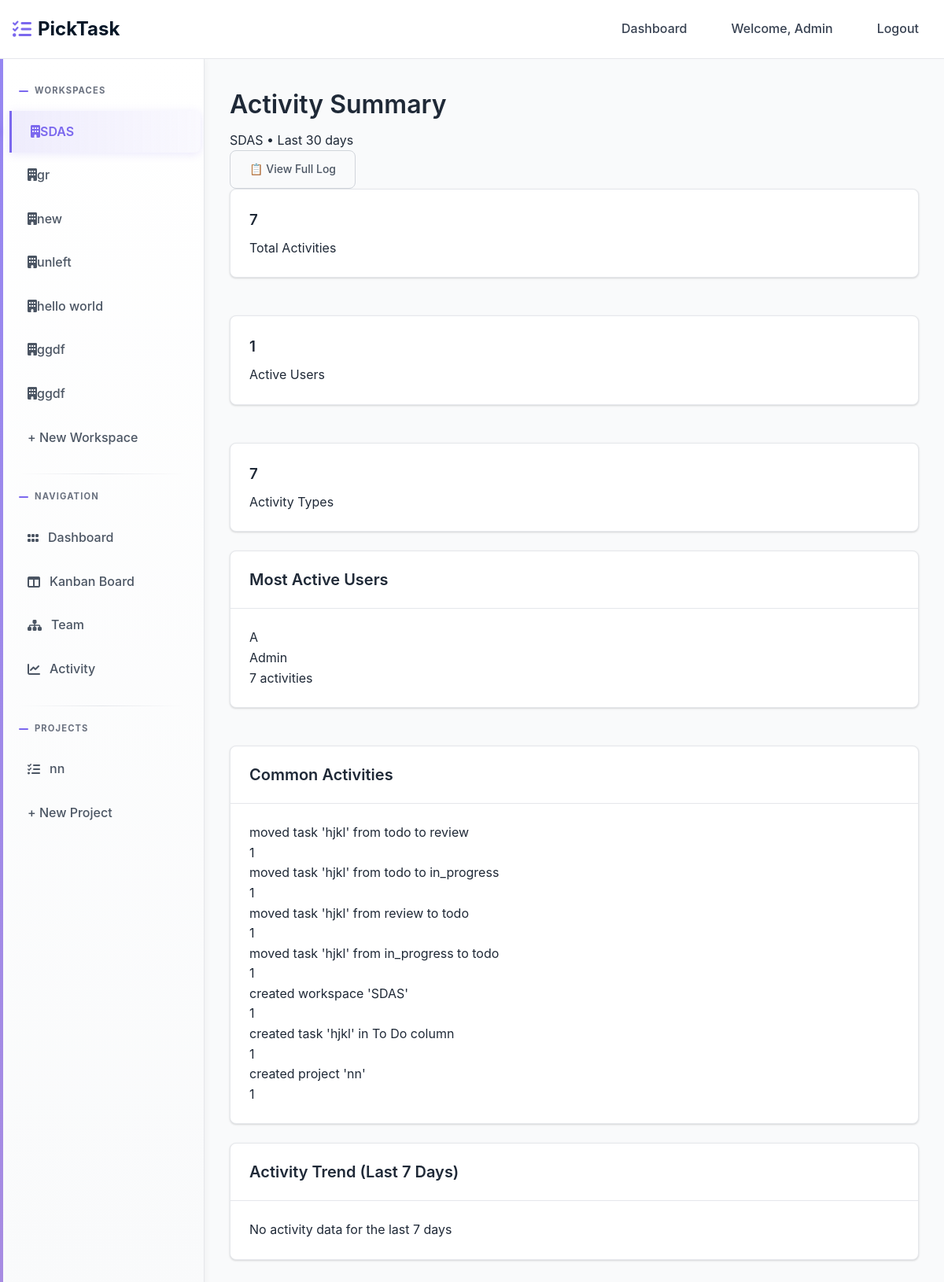
/activity/7/summary/ (signed in), run on the app's committed database.
### home/models.py (models this page shows)
class User(AbstractUser):
    full_name = models.CharField(max_length=255, blank=True, null=True)
    created_at = models.DateTimeField(auto_now_add=True)

### workspace/models.py (models this page shows, shortened)
class Membership(models.Model):
    ROLE_CHOICES = [
        ('admin', 'Admin'),
        ('member', 'Member'),
    ]
    user = models.ForeignKey(settings.AUTH_USER_MODEL, on_delete=models.CASCADE, related_name='memberships')
    workspace = models.ForeignKey(Workspace, on_delete=models.CASCADE, related_name='memberships')
    role = models.CharField(max_length=20, choices=ROLE_CHOICES, default='member')
    joined_at = models.DateTimeField(auto_now_add=True)
    class Meta:
        unique_together = ['user', 'workspace']
        ordering = ['-joined_at']

class Workspace(models.Model):
    name = models.CharField(max_length=255)
    created_by = models.ForeignKey(settings.AUTH_USER_MODEL, on_delete=models.CASCADE, related_name='workspaces_created')
    created_at = models.DateTimeField(auto_now_add=True)
    class Meta:
        ordering = ['-created_at']

class Project(models.Model):
    name = models.CharField(max_length=255)
    description = models.TextField(blank=True, null=True)
    workspace = models.ForeignKey(Workspace, on_delete=models.CASCADE, related_name='projects')
    created_by = models.ForeignKey(settings.AUTH_USER_MODEL, on_delete=models.CASCADE, related_name='projects_created')
    created_at = models.DateTimeField(auto_now_add=True)
    color = models.CharField(max_length=7, default='#3B82F6')  # Hex color
    class Meta:
        ordering = ['-created_at']

class ActivityLog(models.Model):
    workspace = models.ForeignKey(Workspace, on_delete=models.CASCADE, related_name='activities')
    user = models.ForeignKey(settings.AUTH_USER_MODEL, on_delete=models.CASCADE, related_name='activities')
    action = models.CharField(max_length=500)
    timestamp = models.DateTimeField(auto_now_add=True)
    class Meta:
        ordering = ['-timestamp']

### workspace/decorators.py (the view)
    def wrapper(request, workspace_id, *args, **kwargs):
        workspace = get_object_or_404(Workspace, id=workspace_id)
        if not Membership.objects.filter(user=request.user, workspace=workspace).exists():
            messages.error(request, "You don't have access to this workspace")
            return redirect('workspace:dashboard')
        return view_func(request, workspace_id, *args, **kwargs)

### templates/activity/summary.html (shortened to what this page needs)
{% extends 'base.html' %} {% load static %}  {% block content %}
<div class="flex justify-between items-center mb-6">
  <div>
    <h1>Activity Summary</h1>
    <p class="text-gray-600">{{ workspace.name }} • Last {{ time_period }}</p>
  </div>
  <div class="flex gap-3">
    <a
      href="{% url 'activity:activity' workspace.id %}"
      class="btn btn-outline"
    >
      📋 View Full Log
    </a>
  </div>
</div>
<div class="grid grid-cols-1 md:grid-cols-3 gap-6 mb-8">
  <div class="card text-center">
    <div class="card-body">
      <h3 class="text-3xl font-bold text-primary">{{ total_activities }}</h3>
      <p class="text-gray-600">Total Activities</p>
    </div>
  </div>
  <div class="card text-center">
    <div class="card-body">
      <h3 class="text-3xl font-bold text-success">{{ active_users|length }}</h3>
      <p class="text-gray-600">Active Users</p>
    </div>
  </div>
  <div class="card text-center">
    <div class="card-body">
      <h3 class="text-3xl font-bold text-warning">
        {{ common_actions|length }}
      </h3>
      <p class="text-gray-600">Activity Types</p>
    </div>
  </div>
</div>
<div class="grid grid-cols-1 lg:grid-cols-2 gap-8">
  <div class="card">
    <div class="card-header">
      <h2 class="card-title">Most Active Users</h2>
    </div>
    <div class="card-body">
      {% for user in active_users %}
      <div
        class="flex items-center justify-between py-3 border-b border-gray-200 last:border-b-0"
      >
        <div class="flex items-center gap-3">
          <div
            class="w-8 h-8 bg-primary rounded-full flex items-center justify-center text-white text-sm font-semibold"
          >
            {{ user.user__username|first|upper }}
          </div>
          <span class="font-medium">{{ user.user__username }}</span>
        </div>
        <span
          class="bg-gray-100 text-gray-700 px-3 py-1 rounded-full text-sm font-medium"
        >
          {{ user.activity_count }} activities
        </span>
      </div>
      {% empty %}
      <p class="text-gray-500 text-center py-4">No activity data available</p>
      {% endfor %}
    </div>
  </div>
  <div class="card">
    <div class="card-header">
      <h2 class="card-title">Common Activities</h2>
    </div>
    <div class="card-body">
      {% for action in common_actions %}
      <div
        class="flex items-center justify-between py-3 border-b border-gray-200 last:border-b-0"
      >
        <div class="flex-1 min-w-0">
          <p class="text-sm text-gray-700 truncate">{{ action.action }}</p>
        </div>
        <span
          class="bg-blue-100 text-blue-700 px-3 py-1 rounded-full text-sm font-medium ml-4"
        >
          {{ action.count }}
        </span>
      </div>
      {% empty %}
      <p class="text-gray-500 text-center py-4">No activity data available</p>
      {% endfor %}
    </div>
  </div>
</div>
<div class="card mt-8">
  <div class="card-header">
    <h2 class="card-title">Activity Trend (Last 7 Days)</h2>
  </div>
  <div class="card-body">
    {% if daily_activity %}
    <div class="space-y-4">
      {% for day in daily_activity %}
      <div class="flex items-center gap-4">
        <div class="w-24 text-sm text-gray-600">{{ day.date|date:"M d" }}</div>
        <div class="flex-1">
          <div class="bg-blue-100 rounded-full h-6 flex items-center">
            <div
              class="bg-primary h-6 rounded-full flex items-center justify-center text-white text-xs font-medium"
              style="width: {% widthratio day.count 10 100 %}%; min-width: 40px;"
            >
              {{ day.count }}
            </div>
          </div>
        </div>
      </div>
      {% endfor %}
    </div>
    {% else %}
    <p class="text-gray-500 text-center py-4">
      No activity data for the last 7 days
    </p>
    {% endif %}
  </div>
</div>
{% endblock %}

### templates/base.html (shortened to what this page needs)
<!DOCTYPE html>
<html lang="en">
  <head>
    <link href="https://cdnjs.cloudflare.com/ajax/libs/font-awesome/6.0.0/css/all.min.css" rel="stylesheet">
  </head>
  <body>
    <nav class="navbar" id="navbar" role="navigation" aria-label="Main navigation">
      <div class="nav-container">
        <a href="{% url 'workspace:dashboard' %}" class="logo" aria-label="PickTask home">
          <i class="fas fa-tasks" aria-hidden="true"></i>
          PickTask
        </a>
        <div class="nav-links" id="nav-links">
          {% if user.is_authenticated %}
          <a href="{% url 'workspace:dashboard' %}" class="nav-link {% if request.resolver_match.url_name == 'dashboard' %}active{% endif %}">Dashboard</a>
          <span class="nav-link">Welcome, {{ user.username }}</span>
          <a href="{% url 'authentication:logout' %}" class="nav-link">Logout</a>
          {% else %}
          <a href="{% url 'authentication:login' %}" class="nav-link">Login</a>
          <a href="{% url 'authentication:register' %}" class="nav-link">Register</a>
          {% endif %}
        </div>
      </div>
    </nav>
    <div class="app-layout">
      {% if user.is_authenticated %}
      <aside class="sidebar">{% include 'partials/sidebar.html' %}</aside>
      {% endif %}
      <main class="main-content">
        {% block content %}{% endblock %}
      </main>
    </div>
  </body>
</html>

### templates/partials/sidebar.html
<div class="sidebar-section">
  <div class="sidebar-title">Workspaces</div>
  {% for membership in user.memberships.all %}
  <a
    href="{% url 'workspace:workspace-detail' membership.workspace.id %}"
    class="sidebar-link {% if current_workspace.id == membership.workspace.id %}active{% endif %}"
  >
    <span
      ><i class="fa-solid fa-building"></i>{{membership.workspace.name}}</span
    >
  </a>
  {% endfor %}
  <a
    href="{% url 'workspace:create-workspace' %}"
    class="sidebar-link {% if request.resolver_match.url_name == 'create-workspace' %}active{% endif %}"
  >
    + New Workspace
  </a>
</div>
{% if current_workspace %}
<div class="sidebar-section">
  <div class="sidebar-title">Navigation</div>
  <a
    href="{% url 'workspace:workspace-detail' current_workspace.id %}"
    class="sidebar-link {% if request.resolver_match.url_name == 'workspace-detail' %}active{% endif %}"
    ><i class="fa-solid fa-grip"></i>Dashboard
  </a>
  <a
    href="{% url 'kanban:kanban' current_workspace.id %}"
    class="sidebar-link {% if request.resolver_match.url_name == 'kanban' %}active{% endif %}"
    ><i class="fa-solid fa-table-columns"></i>Kanban Board
  </a>
  <a
    href="{% url 'team:team' current_workspace.id %}"
    class="sidebar-link {% if request.resolver_match.url_name == 'team' %}active{% endif %}"
    ><i class="fa-solid fa-sitemap"></i>Team
  </a>
  <a
    href="{% url 'activity:activity' current_workspace.id %}"
    class="sidebar-link {% if request.resolver_match.url_name == 'activity' %}active{% endif %}"
    ><i class="fa-solid fa-chart-line"></i>Activity
  </a>
</div>
<div class="sidebar-section">
  <div class="sidebar-title">Projects</div>
  {% for project in current_workspace.projects.all %}
  <a
    href="{% url 'kanban:kanban' current_workspace.id %}?project={{ project.id }}"
    class="sidebar-link"
    ><i class="fa-solid fa-list-check"></i>{{ project.name }}
  </a>
  {% empty %}
  <span class="sidebar-link text-muted">No projects yet</span>
  {% endfor %}
  <a
    href="{% url 'workspace:create-project' current_workspace.id %}"
    class="sidebar-link"
  >
    + New Project
  </a>
</div>
{% endif %}

### data on the page
User: username "Admin"
Membership: workspace.name "SDAS"
Membership: workspace.name "gr"
Membership: workspace.name "new"
Membership: workspace.name "unleft"
Membership: workspace.name "hello world"
Membership: workspace.name "ggdf"
Membership: workspace.name "ggdf"
Project: name "nn"
Workspace: name "SDAS"
ActivityLog: action "moved task 'hjkl' from todo to review", count "1"
ActivityLog: action "moved task 'hjkl' from todo to in_progress", count "1"
ActivityLog: action "moved task 'hjkl' from review to todo", count "1"
ActivityLog: action "moved task 'hjkl' from in_progress to todo", count "1"
ActivityLog: action "created workspace 'SDAS'", count "1"
ActivityLog: action "created task 'hjkl' in To Do column", count "1"
ActivityLog: action "created project 'nn'", count "1"

### other printed values
{{ time_period }} "30 days"
{{ total_activities }} "7"
{{ active_users|length }} "1"
{{ common_actions|length }} "7"
{{ user.user__username|first|upper }} "A"
{{ user.user__username }} "Admin"
{{ user.activity_count }} "7"
